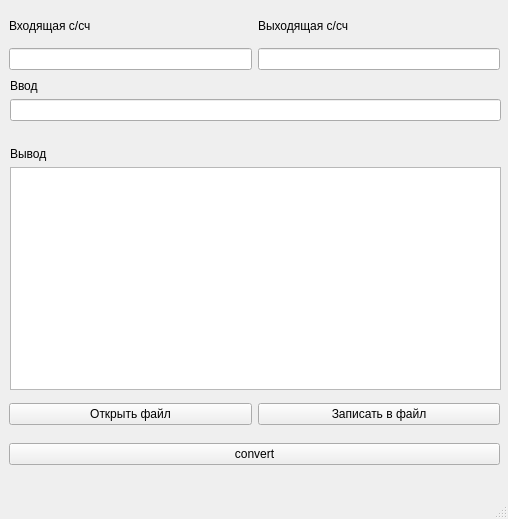
<?xml version="1.0" encoding="UTF-8"?>
<ui version="4.0">
 <class>MainWindow</class>
 <widget class="QMainWindow" name="MainWindow">
  <property name="geometry">
   <rect>
    <x>0</x>
    <y>0</y>
    <width>508</width>
    <height>519</height>
   </rect>
  </property>
  <property name="windowTitle">
   <string>MainWindow</string>
  </property>
  <widget class="QWidget" name="centralwidget">
   <widget class="QWidget" name="gridLayoutWidget">
    <property name="geometry">
     <rect>
      <x>10</x>
      <y>79</y>
      <width>491</width>
      <height>311</height>
     </rect>
    </property>
    <layout class="QGridLayout" name="gridLayout">
     <item row="1" column="0">
      <widget class="QLineEdit" name="inInt"/>
     </item>
     <item row="3" column="0">
      <widget class="QLabel" name="label_2">
       <property name="text">
        <string>Вывод</string>
       </property>
      </widget>
     </item>
     <item row="0" column="0">
      <widget class="QLabel" name="label">
       <property name="text">
        <string>Ввод</string>
       </property>
      </widget>
     </item>
     <item row="2" column="0">
      <spacer name="horizontalSpacer">
       <property name="orientation">
        <enum>Qt::Orientation::Horizontal</enum>
       </property>
       <property name="sizeHint" stdset="0">
        <size>
         <width>40</width>
         <height>20</height>
        </size>
       </property>
      </spacer>
     </item>
     <item row="4" column="0">
      <widget class="QTextEdit" name="outInt"/>
     </item>
    </layout>
   </widget>
   <widget class="QWidget" name="gridLayoutWidget_2">
    <property name="geometry">
     <rect>
      <x>9</x>
      <y>9</y>
      <width>491</width>
      <height>61</height>
     </rect>
    </property>
    <layout class="QGridLayout" name="gridLayout_2">
     <item row="1" column="1">
      <widget class="QLineEdit" name="qLine"/>
     </item>
     <item row="1" column="0">
      <widget class="QLineEdit" name="pLine"/>
     </item>
     <item row="0" column="0">
      <widget class="QLabel" name="label_3">
       <property name="text">
        <string>Входящая с/сч</string>
       </property>
      </widget>
     </item>
     <item row="0" column="1">
      <widget class="QLabel" name="label_4">
       <property name="text">
        <string>Выходящая с/сч</string>
       </property>
      </widget>
     </item>
    </layout>
   </widget>
   <widget class="QWidget" name="gridLayoutWidget_3">
    <property name="geometry">
     <rect>
      <x>9</x>
      <y>439</y>
      <width>491</width>
      <height>31</height>
     </rect>
    </property>
    <layout class="QGridLayout" name="gridLayout_3">
     <item row="0" column="0">
      <widget class="QPushButton" name="pushButton">
       <property name="text">
        <string>convert</string>
       </property>
      </widget>
     </item>
    </layout>
   </widget>
   <widget class="QWidget" name="gridLayoutWidget_4">
    <property name="geometry">
     <rect>
      <x>9</x>
      <y>399</y>
      <width>491</width>
      <height>31</height>
     </rect>
    </property>
    <layout class="QGridLayout" name="gridLayout_4">
     <item row="0" column="0">
      <widget class="QPushButton" name="openFile">
       <property name="text">
        <string>Открыть файл</string>
       </property>
      </widget>
     </item>
     <item row="0" column="1">
      <widget class="QPushButton" name="saveToFile">
       <property name="text">
        <string>Записать в файл</string>
       </property>
      </widget>
     </item>
    </layout>
   </widget>
  </widget>
  <widget class="QMenuBar" name="menubar">
   <property name="geometry">
    <rect>
     <x>0</x>
     <y>0</y>
     <width>508</width>
     <height>22</height>
    </rect>
   </property>
  </widget>
  <widget class="QStatusBar" name="statusbar"/>
 </widget>
 <resources/>
 <connections/>
</ui>
